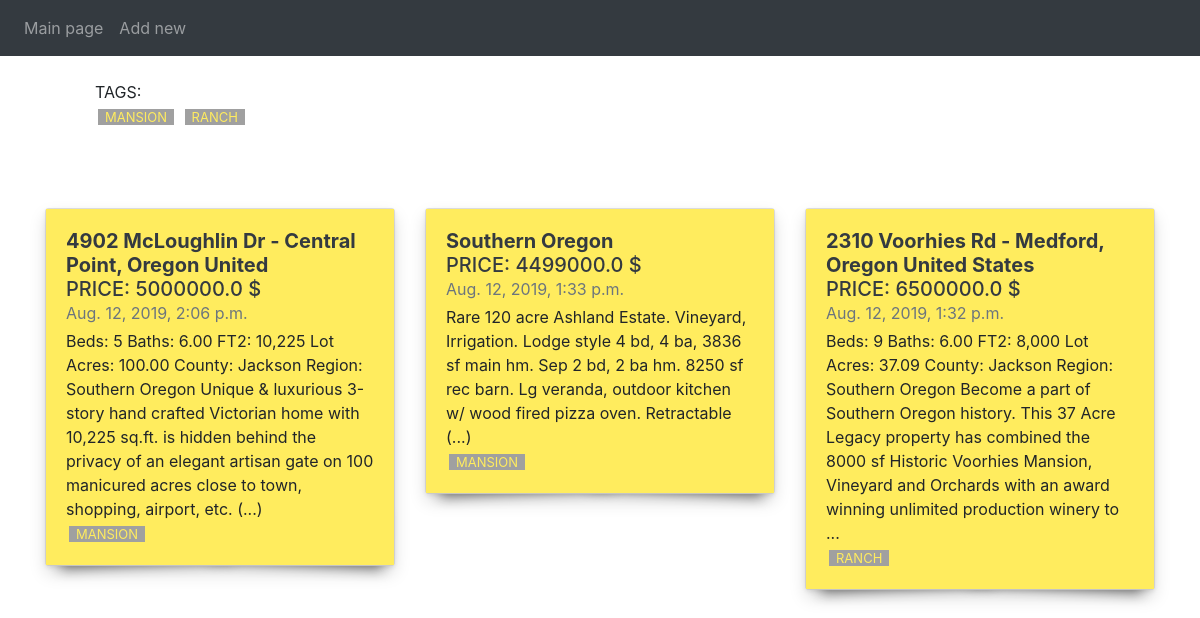
Before: / with the older database file.
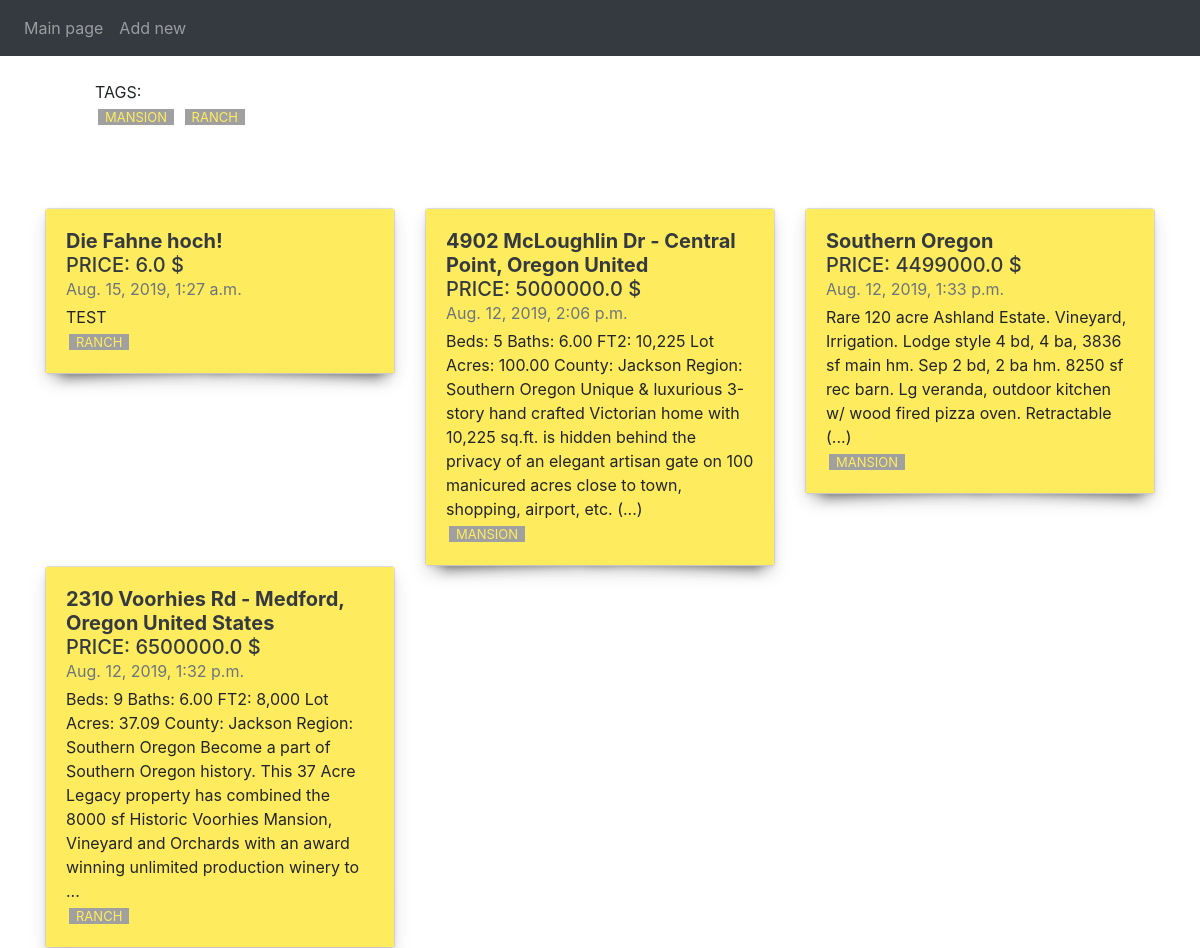
After: the same page with the newer database file.
### bboard/models.py (models this page shows, shortened)
class Rubric(models.Model):
    name = models.CharField(max_length = 50, verbose_name = 'Title')
    class Meta:
        verbose_name_plural = 'Rubrics'
        verbose_name = 'Rubric'
        ordering = ['name']

class Bb(models.Model):
    title = models.CharField(max_length = 50, verbose_name = 'Title')
    content = models.TextField(null=True, blank=True, verbose_name = 'Description')
    price = models.FloatField(null=True, blank=True, verbose_name = 'Price')
    published = models.DateTimeField(auto_now_add=True, db_index=True)
    rubric = models.ForeignKey('Rubric', null=True, on_delete=models.PROTECT, verbose_name='Rubric')
    class Meta:
        verbose_name_plural = 'Ads'
        verbose_name = 'Ad'
        ordering = ['-published']

### bboard/views.py (the view)
# urls.py: path('', index, name='index'),
def index(request):
    bbs = Bb.objects.all()
    rubrics = Rubric.objects.all()
    context = {
        'bbs' : bbs,
        'rubrics': rubrics,
    }
    return render(
        request,
        'bboard/index.html',
        context
    )

### bboard/templates/bboard/index.html
{% extends "layout/basic.html" %}
{% block content %}
  <body>
    <nav class="navbar navbar-expand-lg navbar-dark bg-dark fixed-top">
      <ul class="navbar-nav">
        <li class="nav-item">
          <a class="nav-link" href="{% url 'index' %}">Main page</a>
        </li>
        <li class="nav-item">
          <a class="nav-link" href="{% url 'add' %}">Add new</a>
        </li>
      </ul>
    </nav>
    <div class="container tags">
      <div class="row justify-content-md-center">
        <div class="col">
          <p>TAGS:</p>
        {% for rubric in rubrics %}
          <a class="tag" href="{% url 'by_rubric' rubric.pk %}">{{ rubric.name }}</a>
        {% endfor %}
        </div>
      </div>
    </div>
    <div class="container">
      <div class="row">
        {% for bb in bbs %}
        <div class="col-md-4">
          <div class="card shadow-sm">
            <div class="card-body align-items-start shadow color">
              <h5 class="mb-0">
                <b><a class="text-dark" href="#"> {{ bb.title }} </a></b>
                <p class="text-dark"> PRICE: {{ bb.price }} $</p>
              </h5>
              <div class="mb-1 text-muted"> {{ bb.published }} </div>
              <p class="card-text mb-auto"> {{ bb.content }} </p>
              <p class="card-text mb-auto"><a class="tag" href="/bboard/{{ bb.rubric.pk }}">{{ bb.rubric.name }}</a></p>
            </div>
          </div>
        </div>
        {% endfor %}
      </div>
    </div>
{% endblock %}

Changed rows visible on the page:
added Bb: title "Die Fahne hoch!", price "6.0", published "Aug. 15, 2019, 1:27 a.m.", content "TEST", rubric.name "RANCH"
